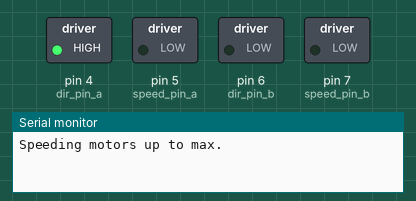
Simulated run of this sketch. Board: Arduino Uno, built with avr-gcc and run on an emulated ATmega328P. Parts: switched loads named in the sketch (green lamp = pin HIGH), the last lines printed to the serial monitor.

Above: at 0.05 s.
At 12.85 s:
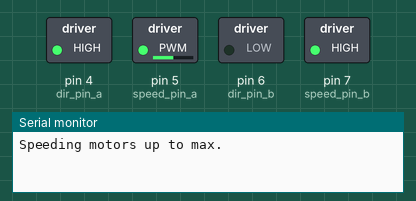
At 25.6 s:
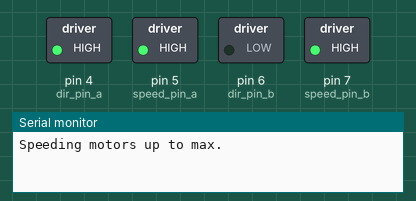
At 39.85 s:
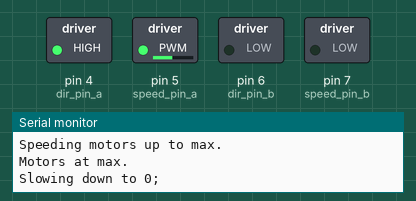
Timing chart, 0 to 40.0 s (numbered marks = the images above):
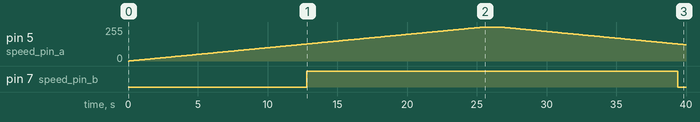

Measured:
- by itself, pin 5 (speed_pin_a): rises from 0/255 to 255/255 in 25.4 s, then falls to 122/255 in 14.4 s
- by itself, pin 7 (speed_pin_b): LOW → HIGH at 12.8 s, → LOW 26.6 s later

The sketch:

dc_motor_driver.pde
```cpp
int dir_pin_a = 4;
int speed_pin_a = 5;
int dir_pin_b = 6;
int speed_pin_b = 7;

int i;

void setup()
{
	pinMode(dir_pin_a, OUTPUT);
	pinMode(speed_pin_a, OUTPUT);
	pinMode(dir_pin_b, OUTPUT);
	pinMode(speed_pin_b, OUTPUT);

	Serial.begin(9600);

	//make the motors rotate in opposite directions so show that they're working independantly.
	digitalWrite(dir_pin_a, HIGH);
	digitalWrite(dir_pin_b, LOW);
}

void loop()
{
	Serial.println("Speeding motors up to max.");

	for (i=0; i<=255; i++)
	{
		analogWrite(speed_pin_a, i);
		analogWrite(speed_pin_b, i);

		delay(100);
	}

        Serial.println("Motors at max.");
        delay(1000);
	Serial.println("Slowing down to 0;");

	for (i=255; i>=0; i--)
	{
		analogWrite(speed_pin_a, i);
		analogWrite(speed_pin_b, i);

		delay(100);
	}

	Serial.println("Motors stopped.");
        delay(1000);
        Serial.println("Switching directions.");

	digitalWrite(dir_pin_a, !digitalRead(dir_pin_a));
	digitalWrite(dir_pin_b, !digitalRead(dir_pin_b));
}
```
